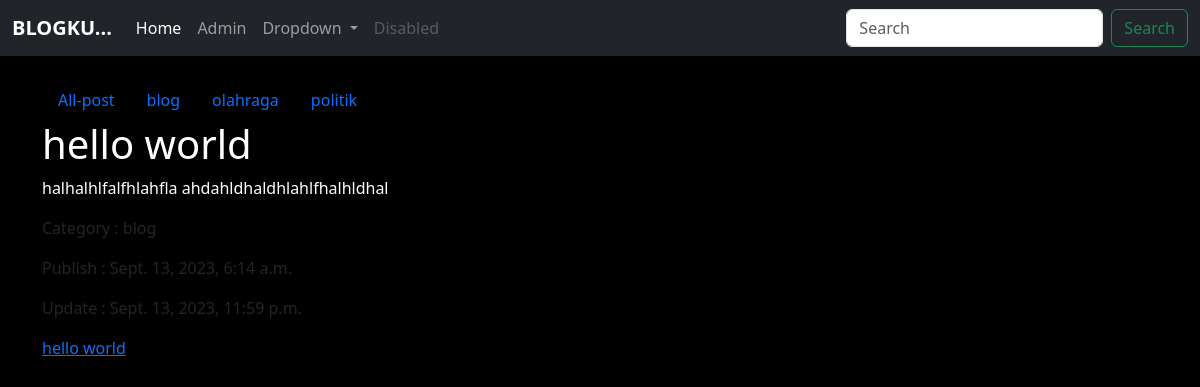
Screenshot of /blog/post/hello-world/ with the database file from the repository.
### blog/models.py (models this page shows, shortened)
class Post(models.Model):
    judul = models.CharField(max_length=255)
    body = models.TextField()
    category = models.CharField(max_length=255)
    publish = models.DateTimeField(auto_now_add=True)
    update = models.DateTimeField(auto_now=True)
    slug = models.SlugField(blank=True)
    foto = models.ImageField(upload_to="info-harga/foto")  # Gunakan ImageField

### blog/views.py (the view)
# urls.py: path("post/<slugInput>/", views.detailPost),
def detailPost(request, slugInput):
    posts = Post.objects.get(slug=slugInput)
    categories = Post.objects.values("category").distinct()
    context = {
        "judul": "Selamat Datang di BLOGKU",
        "Posts": posts,
        "Categories": categories,
    }
    return render(request, "blog/detail.html", context)

### blog/templates/blog/detail.html (shortened to what this page needs)
{% extends 'base.html' %} {% block pagetitle %}{% endblock %}
{% block contents %}
<ul class="nav">
  <li class="nav-item"><a class="nav-link" href="/blog">All-post<a/></li>
      {% for dataCategory in Categories  %}
  <li class="nav-item"><a class="nav-link" href="/blog/category/{{dataCategory.category}}">{{dataCategory.category}}<a/></li>
  {% endfor %}</ul>
  <h1 style="color: white">{{Posts.judul}}</h1>
  <p style="color: white">{{Posts.body}}</p>
  <p>Category : {{Posts.category}}</p>
  <p>Publish : {{Posts.publish}}</p>
  <p>Update : {{Posts.update}}</p>
<a href="">{{Posts.judul}}</a>
  {% endblock %}

### rows the page displays
Post: judul "hello world", body "halhalhlfalfhlahfla ahdahldhaldhlahlfhalhldhal", category "blog", publish "Sept. 13, 2023, 6:14 a.m.", update "Sept. 13, 2023, 11:59 p.m."

### other values shown
{{ dataCategory.category }} "blog" "olahraga" "politik"
